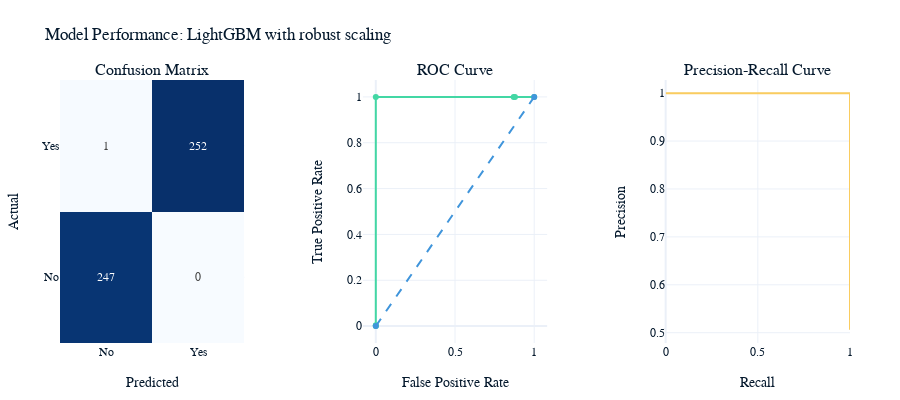

Notebook source saved alongside this figure:
### Code cell
# Plot metrics for best model
plot_classification_metrics(
    y_test=y_test,
    y_pred=y_pred,
    y_pred_proba=y_pred_proba,
    best_model_name=best_model_name,
    best_scaler=best_scaler
)

### Figure 1 — Plotly figure (JSON) as saved in the notebook; plotly's stock layout.template omitted (floating-point values rounded to 4 significant figures; data arrays with more than 128 entries replaced by an {"elided": "..."} marker saying what was removed)
{"data": [{"colorscale": [[0, "rgb(247,251,255)"], [0.125, "rgb(222,235,247)"], [0.25, "rgb(198,219,239)"], [0.375, "rgb(158,202,225)"], [0.5, "rgb(107,174,214)"], [0.625, "rgb(66,146,198)"], [0.75, "rgb(33,113,181)"], [0.875, "rgb(8,81,156)"], [1, "rgb(8,48,107)"]], "showscale": false, "text": [[247, 0], [1, 252]], "texttemplate": "%{text}", "x": ["No", "Yes"], "y": ["No", "Yes"], "z": [[247, 0], [1, 252]], "type": "heatmap", "xaxis": "x", "yaxis": "y"}, {"name": "AUC=1.000", "x": [0, 0, 0, 0.8704, 0.8785, 1], "y": [0, 0.003953, 1, 1, 1, 1], "type": "scatter", "xaxis": "x2", "yaxis": "y2"}, {"line": {"dash": "dash"}, "name": "Random", "x": [0, 1], "y": [0, 1], "type": "scatter", "xaxis": "x2", "yaxis": "y2"}, {"name": "PR AUC=1.000", "x": {"elided": "500 float values"}, "y": {"elided": "500 float values"}, "type": "scatter", "xaxis": "x3", "yaxis": "y3"}], "layout": {"xaxis": {"anchor": "y", "domain": [0, 0.2333], "title": {"text": "Predicted", "standoff": 20}}, "yaxis": {"anchor": "x", "domain": [0, 1], "title": {"text": "Actual", "standoff": 20}}, "xaxis2": {"anchor": "y2", "domain": [0.3833, 0.6167], "title": {"text": "False Positive Rate", "standoff": 20}}, "yaxis2": {"anchor": "x2", "domain": [0, 1], "title": {"text": "True Positive Rate", "standoff": 20}}, "xaxis3": {"anchor": "y3", "domain": [0.7667, 1.0], "title": {"text": "Recall", "standoff": 20}}, "yaxis3": {"anchor": "x3", "domain": [0, 1], "title": {"text": "Precision", "standoff": 20}}, "annotations": [{"font": {"size": 16}, "showarrow": false, "text": "Confusion Matrix", "x": 0.1167, "xanchor": "center", "xref": "paper", "y": 1, "yanchor": "bottom", "yref": "paper"}, {"font": {"size": 16}, "showarrow": false, "text": "ROC Curve", "x": 0.5, "xanchor": "center", "xref": "paper", "y": 1, "yanchor": "bottom", "yref": "paper"}, {"font": {"size": 16}, "showarrow": false, "text": "Precision-Recall Curve", "x": 0.8833, "xanchor": "center", "xref": "paper", "y": 1, "yanchor": "bottom", "yref": "paper"}], "margin": {"l": 50, "r": 50, "t": 80, "b": 50}, "height": 400, "title": {"text": "Model Performance: LightGBM with robust scaling"}, "showlegend": false, "paper_bgcolor": "white", "plot_bgcolor": "white"}}
